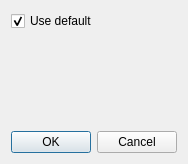
<?xml version="1.0" encoding="UTF-8"?>
<ui version="4.0">
 <class>node_pref_dialog</class>
 <widget class="QDialog" name="node_pref_dialog">
  <property name="geometry">
   <rect>
    <x>0</x>
    <y>0</y>
    <width>164</width>
    <height>164</height>
   </rect>
  </property>
  <property name="windowTitle">
   <string>Node style</string>
  </property>
  <layout class="QVBoxLayout" name="verticalLayout">
   <item>
    <widget class="QCheckBox" name="use_default">
     <property name="text">
      <string>Use default</string>
     </property>
     <property name="checked">
      <bool>true</bool>
     </property>
    </widget>
   </item>
   <item>
    <widget class="node_style_form" name="style_form" native="true"/>
   </item>
   <item>
    <widget class="QDialogButtonBox" name="buttonBox">
     <property name="orientation">
      <enum>Qt::Horizontal</enum>
     </property>
     <property name="standardButtons">
      <set>QDialogButtonBox::Cancel|QDialogButtonBox::Ok</set>
     </property>
    </widget>
   </item>
  </layout>
 </widget>
 <customwidgets>
  <customwidget>
   <class>node_style_form</class>
   <extends>QWidget</extends>
   <header>node_style_form.hpp</header>
   <container>1</container>
  </customwidget>
 </customwidgets>
 <resources/>
 <connections>
  <connection>
   <sender>buttonBox</sender>
   <signal>accepted()</signal>
   <receiver>node_pref_dialog</receiver>
   <slot>accept()</slot>
   <hints>
    <hint type="sourcelabel">
     <x>222</x>
     <y>285</y>
    </hint>
    <hint type="destinationlabel">
     <x>157</x>
     <y>274</y>
    </hint>
   </hints>
  </connection>
  <connection>
   <sender>buttonBox</sender>
   <signal>rejected()</signal>
   <receiver>node_pref_dialog</receiver>
   <slot>reject()</slot>
   <hints>
    <hint type="sourcelabel">
     <x>290</x>
     <y>291</y>
    </hint>
    <hint type="destinationlabel">
     <x>286</x>
     <y>274</y>
    </hint>
   </hints>
  </connection>
  <connection>
   <sender>use_default</sender>
   <signal>clicked(bool)</signal>
   <receiver>style_form</receiver>
   <slot>setDisabled(bool)</slot>
   <hints>
    <hint type="sourcelabel">
     <x>44</x>
     <y>9</y>
    </hint>
    <hint type="destinationlabel">
     <x>62</x>
     <y>60</y>
    </hint>
   </hints>
  </connection>
 </connections>
</ui>
